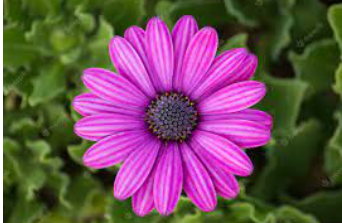
#> input picture LAP EXP/image 4.png, 342 x 223 px
$ python 'exp 4.py'
#> lines starting #> are read from the running program, lines starting #| are printed output that depends on the picture
import cv2
import numpy as np

# Read the image
img = cv2.imread("image 4.png")
#> img is the input picture: shape (223, 342, 3); mean B, G, R 89.4, 77.9, 111.7

# Check if the image is loaded
if img is None:
    print("Error: Image not found!")
else:
    # Create a kernel (5x5 matrix of ones)
    kernel = np.ones((5, 5), np.uint8)

    # Dilate the image
    dilated = cv2.dilate(img, kernel, iterations=1)
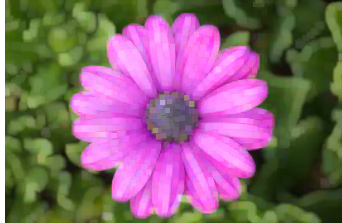
#> dilated: shape (223, 342, 3); mean B, G, R 114.2, 102.3, 134.9

    # Display the original and dilated images
    cv2.imshow("Original Image", img)
    cv2.imshow("Dilated Image", dilated)

    # Save the output image
    cv2.imwrite("dilated_image.jpg", dilated)

    # Wait for a key press and close windows
    cv2.waitKey(0)
    cv2.destroyAllWindows()

$ run again, with LAP EXP/image 2.png copied over LAP EXP/image 4.png
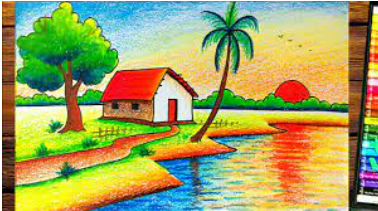
#> input picture LAP EXP/image 2.png, 378 x 211 px
#> img is the input picture: shape (211, 378, 3); mean B, G, R 96.5, 163.2, 162
#> `dilated = cv2.dilate(img, kernel, iterations=1)`:
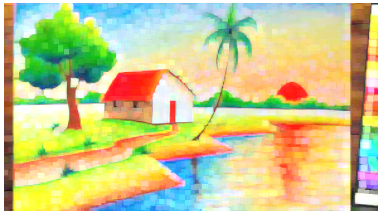
#> dilated: shape (211, 378, 3); mean B, G, R 142.1, 200.5, 201.6

$ run again, with LAP EXP/image 3.png copied over LAP EXP/image 4.png
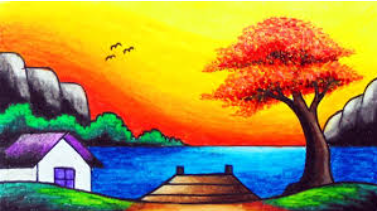
#> input picture LAP EXP/image 3.png, 377 x 211 px
#> img is the input picture: shape (211, 377, 3); mean B, G, R 72.5, 140.1, 163.6
#> `dilated = cv2.dilate(img, kernel, iterations=1)`:
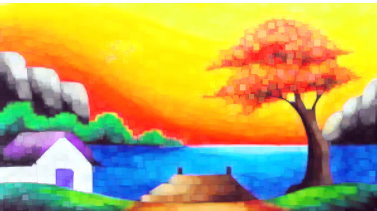
#> dilated: shape (211, 377, 3); mean B, G, R 96.1, 167.7, 182.3

$ run again, with LAP EXP/Image1.png copied over LAP EXP/image 4.png
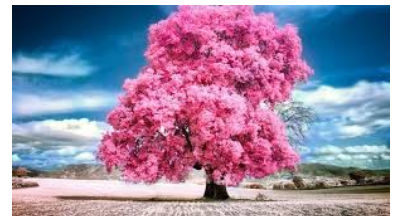
#> input picture LAP EXP/Image1.png, 410 x 223 px
#> img is the input picture: shape (223, 410, 3); mean B, G, R 170.1, 142.7, 158.1
#> `dilated = cv2.dilate(img, kernel, iterations=1)`:
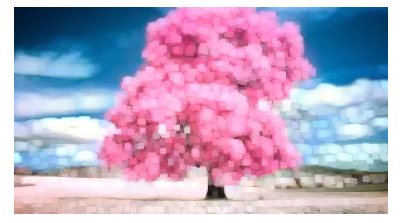
#> dilated: shape (223, 410, 3); mean B, G, R 197, 170.3, 185.6
